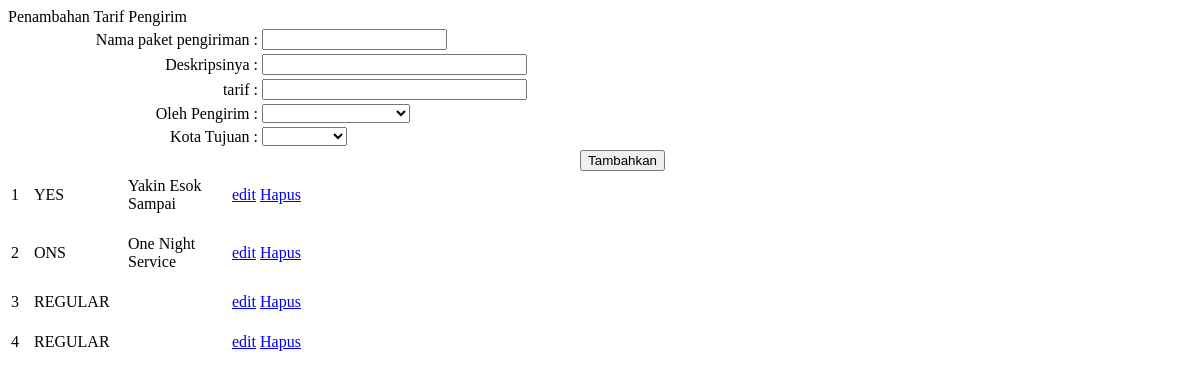
Page /admin/halaman/tarif_pengirim.php on the earlier database version.
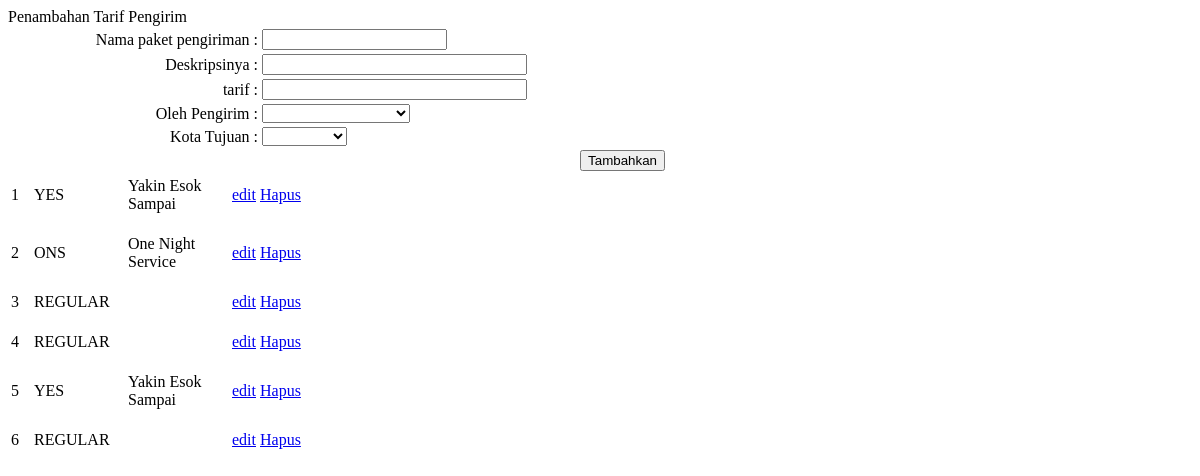
Same page on the later database version.
### tables this page shows
CREATE TABLE IF NOT EXISTS `tarif_pengiriman` (
  `no` bigint(20) unsigned NOT NULL AUTO_INCREMENT,
  `nama` varchar(63) NOT NULL DEFAULT '',
  `deskripsi` text NOT NULL,
  `tarif` double NOT NULL DEFAULT '0',
  `oleh_pengirim` bigint(20) unsigned NOT NULL,
  `ke_kota` bigint(20) unsigned NOT NULL,
  PRIMARY KEY (`no`),
  KEY `oleh_pengirim` (`oleh_pengirim`),
  KEY `ke_kota` (`ke_kota`)
);

### admin/halaman/tarif_pengirim.php (the view, shortened to what this page needs)
<html>
    <head>
    </head>
    <body>
        <table bgcolor="white" border="0" width="660px">
            <form action="index.php?halaman=tarif_pengirim" name="form_tambah_pengirim" method="post">
                <tr>
                    <td align="right">
                       Nama paket pengiriman   :
                    </td>
                    <td align="left">
                        <input name="nama" type="text" maxlength="35" size="20" value="<?php echo @$n2 ?>" />
                    </td>
                </tr>
                <tr>
                    <td align="right">
                        Deskripsinya    :
                    </td>
                    <td>
                        <input type="text" name="deskripsi" size="30" maxlength="200" value="<?php echo @$n3 ?>" />
                    </td>
                </tr>
                <tr>
                    <td align="right">
                        tarif    :
                    </td>
                    <td>
                        <input type="text" name="tarif" size="30" maxlength="200" value="<?php echo @$n4 ?>" />
                    </td>
                </tr>
                <tr>
                    <td align="right">
                        Oleh Pengirim    :
                    </td>
                    <td>
                        <select name="olehp">
                        <option value="<?php  ?>"></option>
                        <?php $kue = "SELECT * FROM pengirim";
                        $jalan = mysql_query($kue);
                        while($row = mysql_fetch_assoc($jalan))
                        {
                            ?>
                            <option value="<?php echo $row["no"]; ?>"><?php echo $row["kode"]; ?></option>
                            <?php
                        } ?>"
                        </select>
                    </td>
                </tr>
                <tr>
                    <td align="right">
                        Kota Tujuan    :
                    </td>
                    <td>
                        <select name="kekota">
                        <option value="<?php  ?>"></option>
                        <?php $kue = "SELECT * FROM kota";
                        $jalan = mysql_query($kue);
                        while($row = mysql_fetch_assoc($jalan))
                        {
                            ?>
                            <option value="<?php echo $row["no"]; ?>"><?php echo $row["nama"]; ?></option>
                            <?php
                        } ?>"
                        </select>
                    </td>
                </tr>
                <tr>
                    <td colspan="2" align="right">
                        <input type="submit" name="submit" value="Tambahkan" />
                    </td>
                </tr>
            </form>
        </table>
    </body>
</html>
        <?php
$sqlku = "SELECT * FROM tarif_pengiriman";
$road = mysql_query($sqlku);
while ($row = mysql_fetch_assoc($road)):
?>
<form>
    <table>
        <tr>
            <td width="19px">
                <?php echo $row["no"] ?>
            </td>
            <td width="90px">
                <?php echo $row["nama"] ?>
            </td>
            <td width="100px">
                <?php echo $row["deskripsi"] ?>
            </td>
            <td>
                <a href="index.php?halaman=tarif_pengirim&edit=<?php echo $row["no"] ?>">edit</a>
            </td>
            <td>
                <a href="index.php?halaman=tarif_pengirim&hapus=<?php echo $row["no"] ?>">Hapus</a>
            </td>
        </tr>
    </table>
</form>
<?php
endwhile;

Differences in the rows shown:
added tarif_pengiriman: no "5", nama "YES", deskripsi "Yakin Esok Sampai"
added tarif_pengiriman: no "6", nama "REGULAR"
